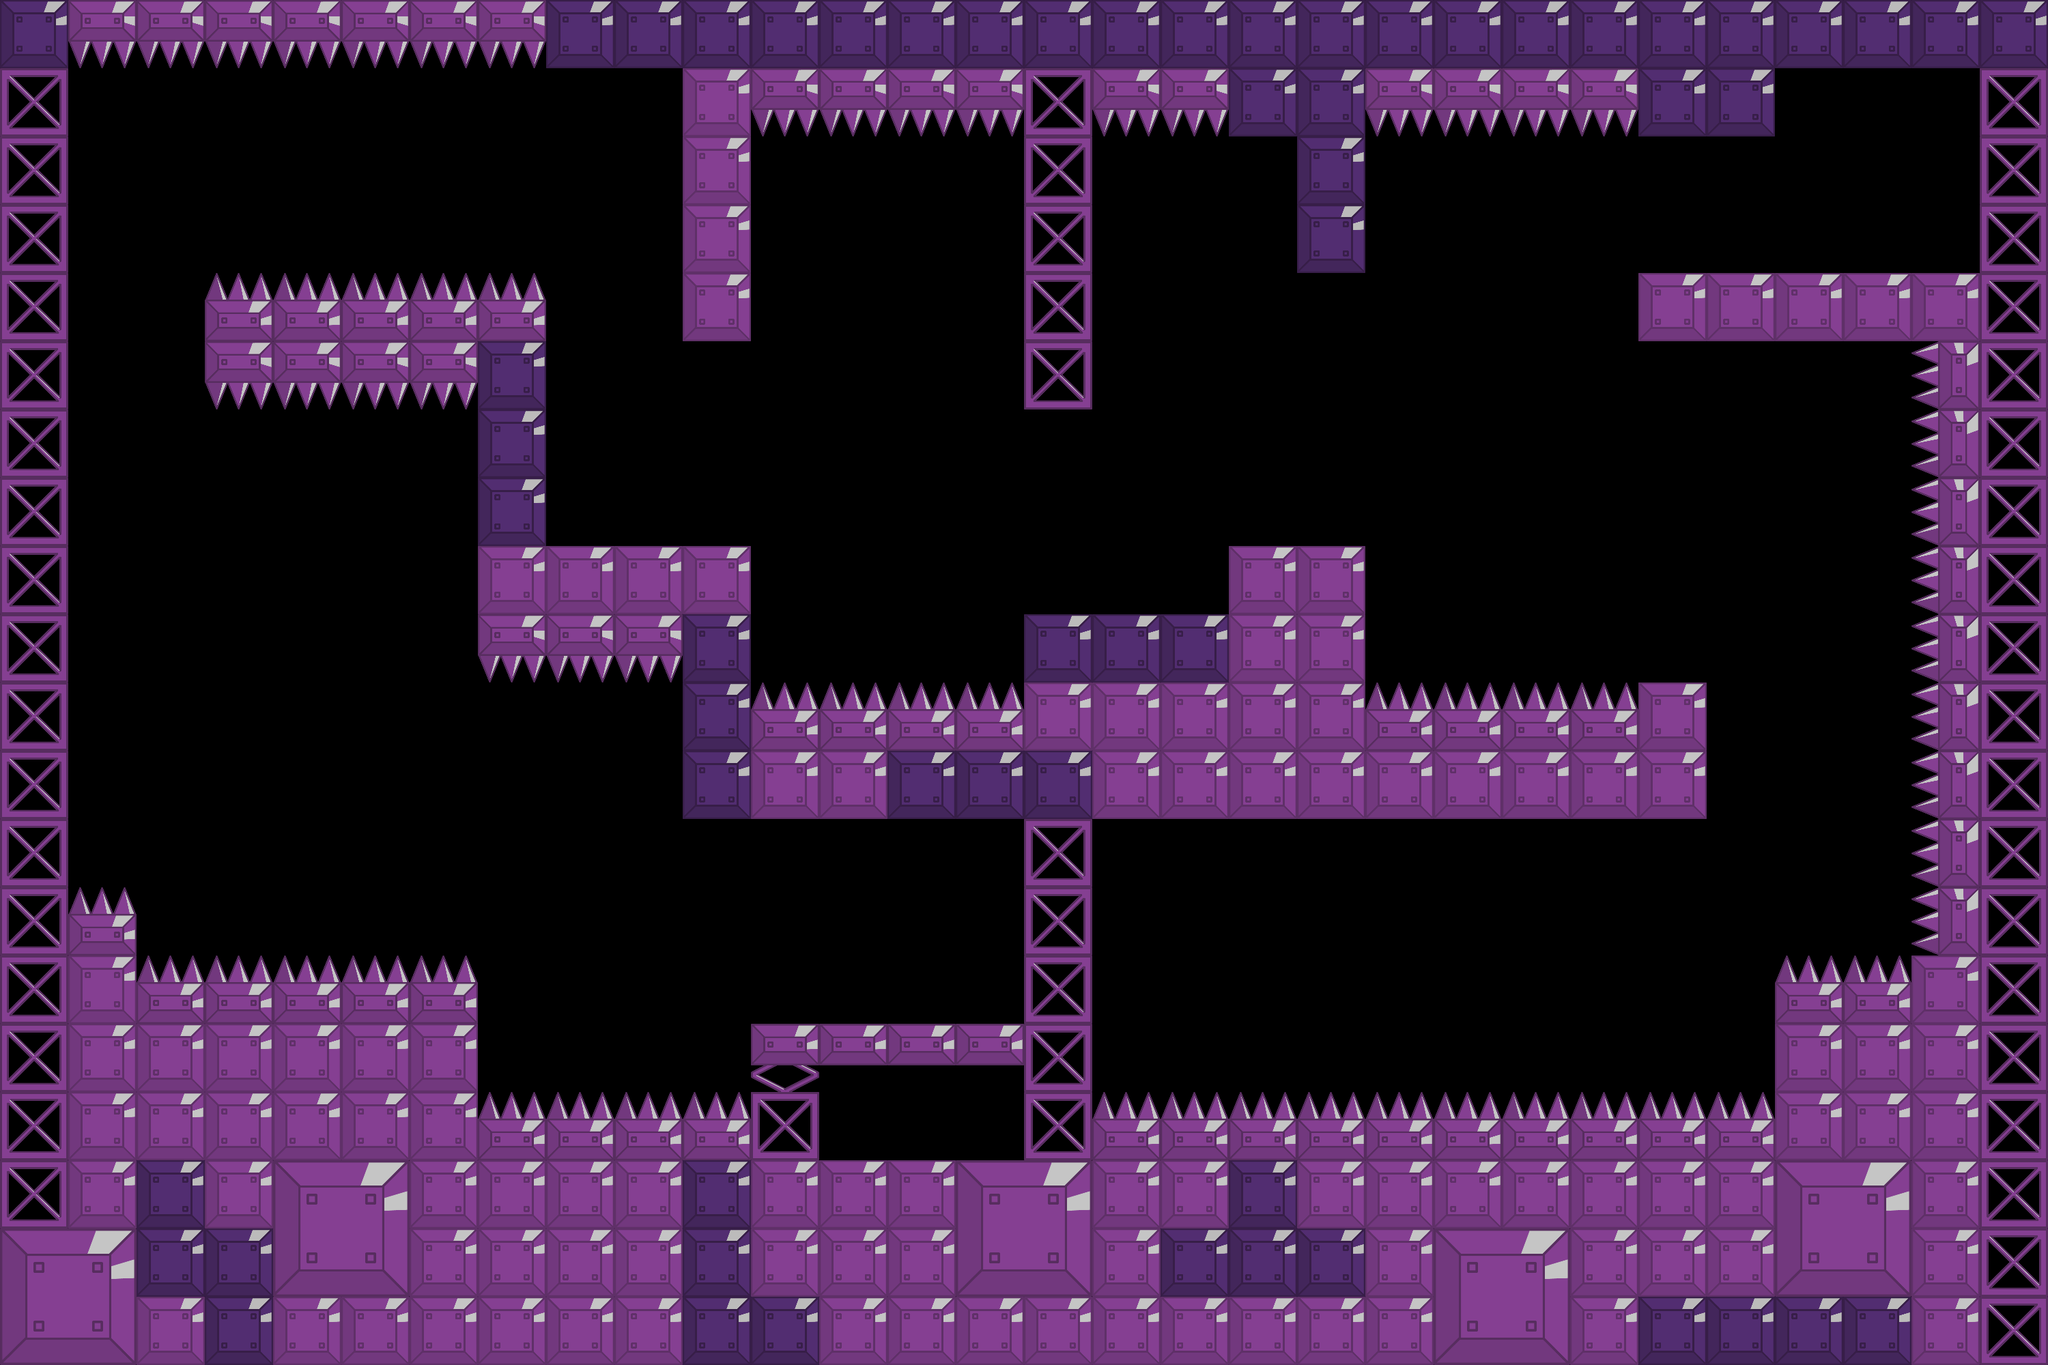

Tiled map render using the project's own tile images. Description and the map definition, with tile-layer contents summarised, below:
An orthogonal 30x20 tile map with 100x100 px tiles, 1 tile layer (walls) and 5 objects (exit).

<map version="1.0" orientation="orthogonal" renderorder="right-down" width="30" height="20" tilewidth="100" tileheight="100" nextobjectid="32">
 <properties>
  <property name="startX" value="27" />
  <property name="startY" value="18" />
  <property name="time" value="15" />
 </properties>
 <tileset firstgid="1" name="tileset" tilewidth="100" tileheight="100" tilecount="15">
  <image source="tileset.png" width="500" height="300" />
  <tile id="0">
   <properties>
    <property name="type" value="wall" />
   </properties>
  </tile>
  <tile id="1">
   <properties>
    <property name="type" value="wall" />
   </properties>
  </tile>
  <tile id="2">
   <properties>
    <property name="type" value="spike" />
   </properties>
  </tile>
  <tile id="3">
   <properties>
    <property name="type" value="wall" />
   </properties>
  </tile>
  <tile id="4">
   <properties>
    <property name="type" value="wall" />
   </properties>
  </tile>
  <tile id="8">
   <properties>
    <property name="type" value="spike" />
   </properties>
  </tile>
  <tile id="9">
   <properties>
    <property name="type" value="spike" />
   </properties>
  </tile>
  <tile id="13">
   <properties>
    <property name="type" value="spike" />
   </properties>
  </tile>
 </tileset>
 <layer name="walls" width="30" height="20">
  <data>[600 cells, 300 non-empty, 12 distinct tile ids]</data>
 </layer>
 <objectgroup name="exits">
  <object id="1" name="exit" x="1300" y="1300" width="100" height="200">
   <properties>
    <property name="exitX" value="2" />
    <property name="exitY" value="5" />
    <property name="link" value="spaceship2" />
   </properties>
  </object>
 </objectgroup>
 <objectgroup name="boxes" />
 <objectgroup name="pickups">
  <object id="31" x="1800" y="1300" width="100" height="100" />
 </objectgroup>
 <objectgroup name="enemies" />
 <objectgroup name="gems" />
 <objectgroup name="platforms">
  <object id="28" x="2000" y="500" width="400" height="200">
   <properties>
    <property name="distance" value="3" />
    <property name="height" value="2" />
    <property name="type" value="vertical" />
    <property name="width" value="4" />
   </properties>
  </object>
  <object id="29" x="1100" y="500" width="400" height="200">
   <properties>
    <property name="distance" value="3" />
    <property name="height" value="2" />
    <property name="type" value="vertical" />
    <property name="width" value="4" />
   </properties>
  </object>
  <object id="30" x="300" y="900" width="400" height="200">
   <properties>
    <property name="distance" value="3" />
    <property name="height" value="2" />
    <property name="type" value="vertical" />
    <property name="width" value="4" />
   </properties>
  </object>
 </objectgroup>
</map>